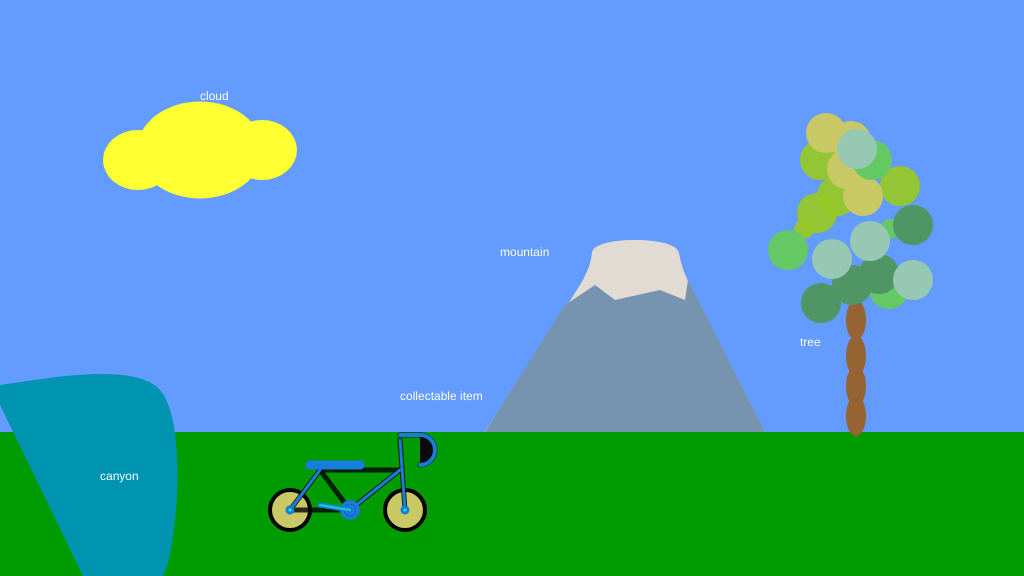
Frame 1 (no input)
Frame 60 (no input): identical to frame 1, image omitted
Frame 120 (the mouse pressed at the canvas centre since frame 60): identical to frame 1, image omitted

The p5.js sketch that drew this single still picture (run headless with seeded random() and noise() and a simulated clock; from frame 60 on, the mouse is pressed at the canvas centre):

// p5.js sketch
// ── sketch.js
/*

The Game Project

1 - Background Scenery

Use p5 drawing functions such as rect, ellipse, line, triangle and
point to draw the scenery as set out in the code comments. The items
should appear next to the text titles.

Each bit of scenery is worth two marks:

0 marks = not a reasonable attempt
1 mark = attempted but it's messy or lacks detail
2 marks = you've used several shape functions to create the scenery

I've given titles and chosen some base colours, but feel free to
imaginatively modify these and interpret the scenery titles loosely to
match your game theme.

WARNING: Do not get too carried away. If you're shape takes more than 15 lines of code to draw then you've probably over done it.


*/

function setup()
{
	createCanvas(1024, 576);
}

function draw()
{
	background(100, 155, 255); //fill the sky blue

	noStroke();
	fill(0,155,0);
	rect(0, 432, 1024, 144); //draw some green ground

	//1. a cloud in the sky
    fill(255,255,50);
    ellipse(200,150,126,97);
    ellipse(262,150,70,60);
    ellipse(138,160,70,60);
	//... add your code here

	noStroke();
	fill(255);
	text("cloud", 200, 100);

	//2. a mountain in the distance
    
    fill(226, 219, 211);
    beginShape();
    curveVertex(485,432);
    curveVertex(485,432);
    curveVertex(580,285);
    curveVertex(600,245);
    curveVertex(670,245);
    curveVertex(690,285);
    curveVertex(765,432);
    curveVertex(765,432);
    endShape();
	fill(118, 148, 176);
	noStroke();
	beginShape();
	vertex(485,432);
	vertex(565,305);
	vertex(595,285);
	vertex(615,300);
	vertex(660,290);
	vertex(685,300);
	vertex(688,280);
	vertex(765,432);
	endShape(CLOSE);
    


	//... add your code here

	noStroke();
	fill(255);
	text("mountain", 500, 256);

	//3. a tree
    
	//... add your code here

    fill(150,100,50);
	ellipse(856, 356, 20, 40);
    ellipse(856, 320, 20, 40);
    ellipse(856, 386, 20, 40);
    ellipse(856, 416, 20, 40);
    
    fill(150,200,40,240);
	ellipse(804, 229, 20, 20);
	ellipse(817, 213, 40, 40);
	ellipse(900, 186, 40, 40);
	ellipse(837, 196, 40, 40);
	ellipse(820, 160, 40, 40);
    fill(200,200,100);
    
	ellipse(847, 169, 40, 40);
	ellipse(863,196,40,40);
	ellipse(826,133,40,40);
	ellipse(851,141,40,40);
	fill(100,200,100);
    ellipse(889,289,40,40);
	ellipse(872,160,40,40);
	ellipse(890,229,20,20);
	ellipse(788,250,40,40);
	fill(80,150,100);
    ellipse(879,274,40,40);
	ellipse(821,303,40,40);
	ellipse(852,285,40,40);
	ellipse(913,225,40,40);
	fill(150,200,180);
    ellipse(857,149,40,40);
	ellipse(832,259,40,40);
	ellipse(913,280,40,40);
	ellipse(870,241,40,40);

    
    
	noStroke();
	fill(255);
	text("tree", 800, 346);

	//4. a canyon
	//NB. the canyon should go from ground-level to the bottom of the screen
    fill(0, 148, 176);
	noStroke();
	beginShape();
	curveVertex(85,580);
	vertex(0,405);
	vertex(0,385);
	//vertex(115,400);
	vertex(160,390);
	//vertex(185,400);
	//vertex(188,380);
	vertex(165,572);
	endShape(CLOSE);
    
    line(240,560,80,380);
    strokeWeight(8);
    stroke(255,2,255);

	//... add your code here

	noStroke();
	fill(255);
	text("canyon", 100, 480);

	//5. a collectable token - eg. a jewel, fruit, coins
	//... add your code here
    //framework
    //noFill();
    stroke(0);
    strokeWeight(4);
    fill(200,200,100);
    ellipse(290,510,40,40); //뒷타이어
    ellipse(405,510,40,40); //앞타이어

    noStroke();
    fill(200,200,100);
    ellipse(290,510,25,25); //뒷바퀴 살
    ellipse(405,510,25,25); //앞바퀴 살
    stroke(0,0,0,200);
    strokeWeight(5);
    line(290,510,320,470); //뒷바퀴 연결되는 바디프레임
    line(320,470,400,470); //가장 윗프레임
    line(405,510,400,440); //앞프레임
    line(350,510,320,470); //안장쪽 뒷프레임
    line(290,510,350,510); //페달쪽 뒷프레임
    line(350,510,400,470); //안장쪽 앞프레임
    line(420,435,400,435); //손잡이
    //nofill();
    arc(420,450,30,30,3 * PI / 2, 2 * PI + PI / 2);//손잡이 프레임//

    strokeWeight(9);
    stroke(24,124,220);
    line(360,465,310,465); //안장
    strokeWeight(3);
    line(405,510, 400,440); //앞프레임 음영
    line(290,510,320,470); //뒷프레임 음영
    line(350,510,400,470); //페달쪽 음영
    
    
    // small middle wheels
    fill(10,255,255);
    ellipse(290,510,6,6); // 왼쪽
    ellipse(405,510,6,6); // 오른쪽
    // chain wheel
    strokeWeight(4);
    fill(10);
    ellipse(350,510,16,16);
    strokeWeight(4);
    fill(10);
    ellipse(350,510,8,8);
    //손잡이
    line(420,435,400,435);
    arc(420,450,30,30,3 * PI / 2, 2 * PI + PI / 2);
    
    //peddle, maybe idk
    strokeWeight(5);
    line(350,510,320,505); //페달
    stroke(20,205,205);
    strokeWeight(2);
    line(350,510,320,505);


	noStroke();
	fill(255);
	text("collectable item", 400, 400);
}
